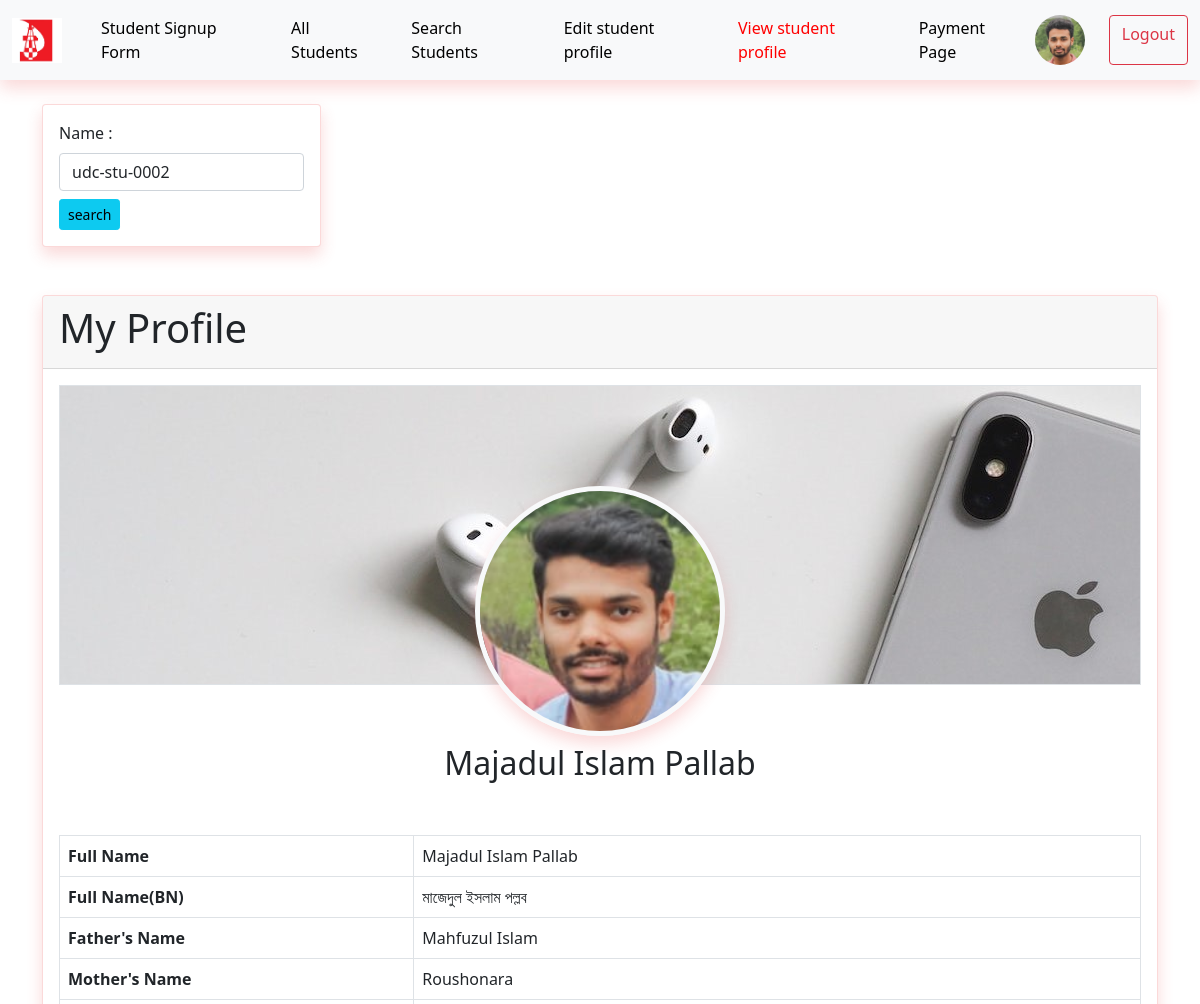
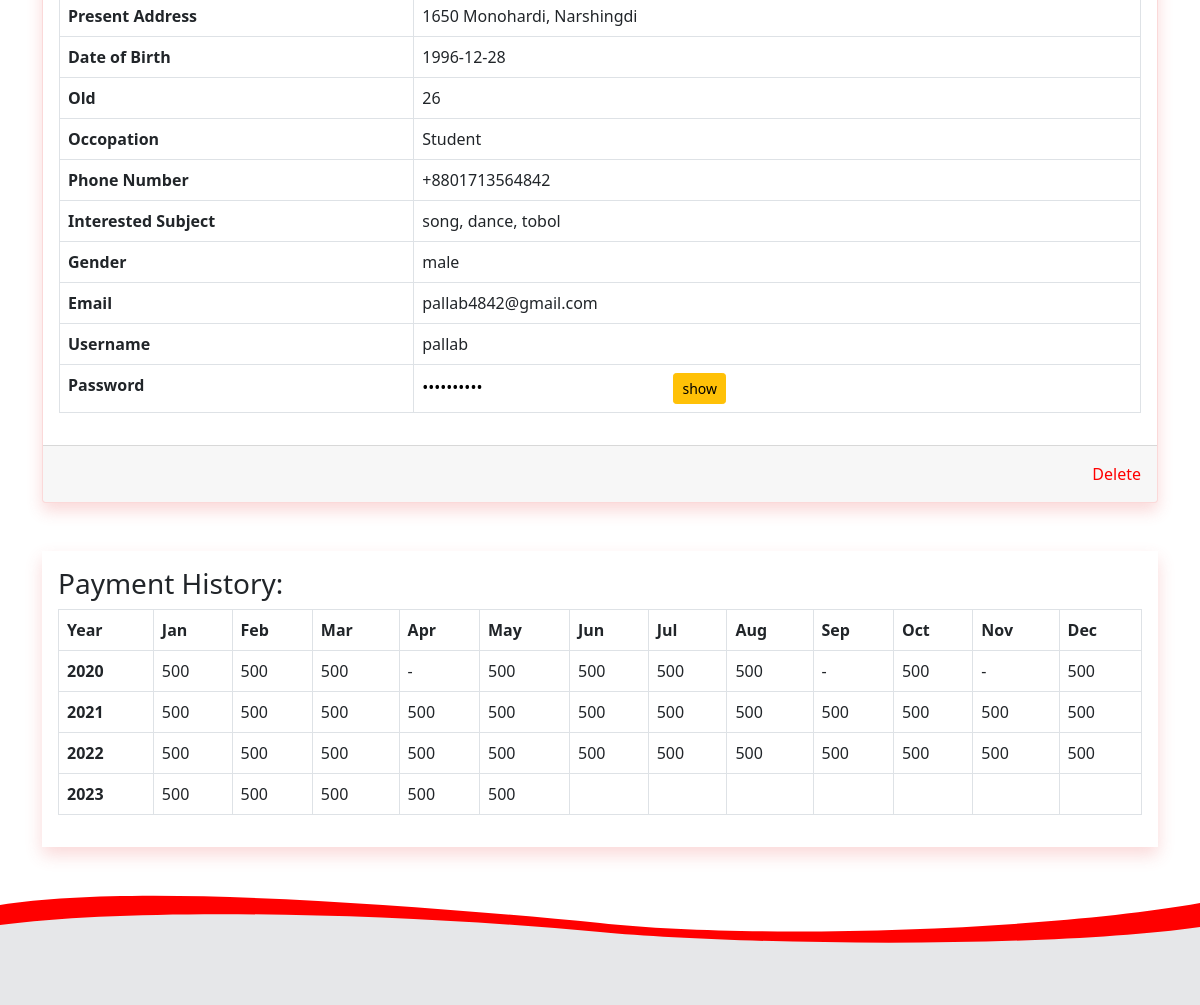
The app's page /pages/profile.php?view_id=udc-stu-0002 (signed in) with its own data (2 pictures, top to bottom).
### tables this page shows
CREATE TABLE `students` (
  `id` int(11) NOT NULL,
  `stu_id` varchar(12) DEFAULT 'udc-stu-',
  `full_name` varchar(225) NOT NULL,
  `full_name_bn` varchar(500) NOT NULL,
  `father_name` varchar(225) NOT NULL,
  `mother_name` varchar(225) NOT NULL,
  `present_address` varchar(555) NOT NULL,
  `date_of_birth` varchar(30) NOT NULL,
  `age` int(3) NOT NULL,
  `occupation` varchar(225) NOT NULL,
  `phone` varchar(20) NOT NULL,
  `interested_subject` varchar(50) NOT NULL,
  `gender` varchar(10) NOT NULL,
  `email` varchar(225) NOT NULL,
  `username` varchar(225) NOT NULL,
  `password` varchar(225) NOT NULL,
  `photo` varchar(225) NOT NULL,
  `status` tinyint(1) NOT NULL DEFAULT 1,
  `trash` tinyint(1) NOT NULL DEFAULT 0,
  `created_at` timestamp NOT NULL DEFAULT current_timestamp(),
  `updated_at` timestamp NULL DEFAULT NULL
);

### pages/profile.php (the view, shortened to what this page needs)
<?php
		include_once('../config.php');
		$ad_user_id = $_SESSION['ad_id'];
	  	$admin_sql = "SELECT * FROM administrator_users WHERE ad_id = '$ad_user_id'";
		  $admin_result = mysqli_query($connect, $admin_sql) or die('ad_select query not run');
		  $admin_row = mysqli_fetch_assoc($admin_result);
		$view_id = $_GET['view_id'] ?? $_GET['get_stu_id'] ?? "";
?>
<!DOCTYPE html>
<html lang="en">
<head>
  <link rel="stylesheet" href="https://cdn.jsdelivr.net/npm/bootstrap-icons@1.3.0/font/bootstrap-icons.css">
  <link href="../assects/css/bootstrap.min.css" rel="stylesheet">
    <link rel="stylesheet" href="../assects/css/style.css">
   <link rel="stylesheet" href="../assects/css/responsive.css">
</head>
<body>
  <nav class="navbar navbar-expand-lg navbar-danger bg-light shadow">
    <div class="container-fluid">
      <a class="navbar-brand" href="#"><img src="../assects/media/img/udichilogo.jpg" alt="udc logo" width="50" height="45"></a>
      <div class="collapse navbar-collapse" id="navbarSupportedContent">
        <ul class="navbar-nav me-auto mb-2 mb-lg-0">
          <li class="nav-item">
            <a class="nav-link" href="./signup.php">Student Signup Form</a>
          </li>
          <li class="nav-item">
            <a class="nav-link " href="./table.php">All Students</a>
          </li>
            <li class="nav-item">
            <a class="nav-link " href="./search.php">Search Students</a>
          </li>
          <li class="nav-item">
            <a class="nav-link" href="./edit.php">Edit student profile</a>
          </li>
          <li class="nav-item">
            <a class="nav-link live" href="./profile.php">View student profile</a>
          </li>
         <li class="nav-item">
            <a class="nav-link" href="./payment/payment-page.php">Payment Page</a>
          </li>
        </ul>
        <div class="d-flex">
            <a href="./ad_profile.php"><img class="rounded-circle border-warning" src="../assects/media/img/users/<?php echo $admin_row['ad_photo'];?>" alt="" width="50" height="50"></a>
            <a class="btn btn-outline-danger ms-4" href="./logout.php">Logout</a>
        </div>
      </div>
    </div>
  </nav>
		<?php
				$view_sql = "SELECT * FROM students WHERE stu_id = '$view_id'";
				$view_result = mysqli_query($connect, $view_sql) or die('view query not run');
				$view_row = mysqli_fetch_assoc($view_result);
		?>
	<div class="container">
		<div class="card shadow w-25 my-4">
			<div class="card-body">
				<form action="">
					<label for="stu-search" class="form-label">Name : </label>
					<input id="stu-search" class="form-control" type="text" name="get_stu_id" placeholder="Search by student id" value="<?php echo $view_id;?>">
					<button class="btn btn-sm btn-info mt-2" type="submit">search</button>
				</form>
			</div>
		</div>
	</div>
<?php
		if(mysqli_num_rows($view_result) > 0) :
?>
	<div class="container">
		<div class="card showTable my-5 shadow" style="display: block;">
			<div class="card-header">
				<h1>My Profile</h1>
			</div>
			<div class="card-body">
				<div class="profile-head bg-light border" style='background-image: url("../assects/media/img/users/userBG.jpg")'>
					<div class="user-pic">
						<div class="pic">
							<img width="250px" height="250px" class="profile-pic shadow border border-light border-5 rounded-circle" src="../assects/media/img/users/<?php echo $view_row['photo'];?>" alt="Dammy">
							<h2 class="text-center my-2"><?php echo $view_row['full_name'];?></h2>
						</div>
					</div>
				</div>
				<div class="user-info-table">
					<table class="table table-bordered">
					  <tbody>
					    <tr>
					      	<th scope="row">Full Name</th>
					      	<td><?php echo $view_row['full_name'];?></td>
					    </tr>
					    <tr>
					      	<th scope="row">Full Name(BN)</th>
					      	<td><?php echo $view_row['full_name_bn'];?></td>
					    </tr>
					    <tr>
					      	<th scope="row">Father's Name</th>
					      	<td><?php echo $view_row['father_name'];?></td>
					    </tr>
					    <tr>
					      	<th scope="row">Mother's Name</th>
					      	<td colspan="2"><?php echo $view_row['mother_name'];?></td>
					    </tr>
						<tr>
							<th scope="row">Present Address</th>
							<td><?php echo $view_row['present_address'];?></td>
						</tr>
						<tr>
							<th scope="row">Date of Birth</th>
							<td><?php echo $view_row['date_of_birth'];?></td>
						</tr>
						<tr>
							<th scope="row">Old</th>
							<td><?php echo $view_row['age'];?></td>
						</tr>
						<tr>
							<th scope="row">Occopation</th>
							<td><?php echo $view_row['occupation'];?></td>
						</tr>
						<tr>
							<th scope="row">Phone Number</th>
							<td><?php echo $view_row['phone'];?></td>
						</tr>
						<tr>
							<th scope="row">Interested Subject</th>
							<td><?php echo $view_row['interested_subject'];?></td>
						</tr>
						<tr>
							<th scope="row">Gender</th>
							<td><?php echo $view_row['gender'];?></td>
						</tr>
						<tr>
							<th scope="row">Email</th>
							<td><?php echo $view_row['email'];?></td>
						</tr>
						<tr>
							<th scope="row">Username</th>
							<td><?php echo $view_row['username'];?></td>
						</tr>
						<tr>
							<th scope="row">Password</th>
							<td>
								<input style="outline:none;border: none;" id="pass" type="password" readonly value="<?php echo $view_row['password'];?>">
								<span id="btn" onclick="passHideShow()" class="btn btn-warning btn-sm mx-3">show</span>
							</td>
						</tr>
					  </tbody>
					</table>
				</div>
			</div>
			<div class="card-footer py-3">
				<div class="text-end">
				    <a href="#" class="delete_btn" data-id="<?php echo $view_row['id'];?>">Delete</a>
				</div>
			</div>
		</div>
	</div>
	<div class="container">
		<div class="shadow px-3 py-3 my-5">
			<h3>Payment History:</h3>
			<table class="table table-bordered ">
			  <thead>
			    <tr>
			      <th scope="col">Year</th>
			      <th scope="col">Jan</th>
			      <th scope="col">Feb</th>
			      <th scope="col">Mar</th>
			      <th scope="col">Apr</th>
			      <th scope="col">May</th>
			      <th scope="col">Jun</th>
			      <th scope="col">Jul</th>
			      <th scope="col">Aug</th>
			      <th scope="col">Sep</th>
			      <th scope="col">Oct</th>
			      <th scope="col">Nov</th>
			      <th scope="col">Dec</th>
			    </tr>
			  </thead>
			  <tbody>
			    <tr>
			      <th scope="row">2020</th>
			      <td>500</td>
			      <td>500</td>
			      <td>500</td>
			      <td>-</td>
			      <td>500</td>
			      <td>500</td>
			      <td>500</td>
			      <td>500</td>
			      <td>-</td>
			      <td>500</td>
			      <td>-</td>
			      <td>500</td>
			    </tr>
			    <tr>
			      <th scope="row">2021</th>
			      <td>500</td>
			      <td>500</td>
			      <td>500</td>
			      <td>500</td>
			      <td>500</td>
			      <td>500</td>
			      <td>500</td>
			      <td>500</td>
			      <td>500</td>
			      <td>500</td>
			      <td>500</td>
			      <td>500</td>
			    </tr>
			    <tr>
			      <th scope="row">2022</th>
			      <td>500</td>
			      <td>500</td>
			      <td>500</td>
			      <td>500</td>
			      <td>500</td>
			      <td>500</td>
			      <td>500</td>
			      <td>500</td>
			      <td>500</td>
			      <td>500</td>
			      <td>500</td>
			      <td>500</td>
			    </tr>
			    <tr>
			      <th scope="row">2023</th>
			      <td>500</td>
			      <td>500</td>
			      <td>500</td>
			      <td>500</td>
			      <td>500</td>
			      <td></td>
			      <td></td>
			      <td></td>
			      <td></td>
			      <td></td>
			      <td></td>
			      <td></td>
			    </tr>
			  </tbody>
			</table>
		</div>
	</div>
		<?php
			else :
				echo "<h3 class='text-center py-5'> Result not found! </h3> ";
		endif;
		?>
	<footer>
	  <svg viewBox="0 -20 700 110" width="100%" height="110" preserveAspectRatio="none">
	    <path transform="translate(0, -20)" d="M0,10 c80,-22 240,0 350,18 c90,17 260,7.5 350,-20 v50 h-700" fill="red" />
	    <path d="M0,10 c80,-18 230,-12 350,7 c80,13 260,17 350,-5 v100 h-700z" fill="#E6E7E9" />
	  </svg>
	</footer>
</body>
</html>

### assects/css/style.css (style rules this page uses)
* { margin: 0; padding: 0; box-sizing: border-box; }
.shadow { box-shadow: 0 .5rem 1rem rgba(232, 67, 67, 0.2)!important; }
.card { position: relative; display: flex; flex-direction: column; min-width: 0; word-wrap: break-word; background-color: #fff; background-clip: border-box; border: 1px solid rgba(232, 67, 67, 0.2); border-radius: .25rem; }
.profile-head { width: 100%; height: 300px; }
.profile-pic { margin-top: 100px; }
.user-info-table { margin-top: 150px; }
.pic img { display: block; margin: 100px auto 0 auto; }
.navbar-danger .navbar-nav .nav-link { color: black; font-size: 16px; }
.live, .navbar-danger .navbar-nav .nav-link:focus, .navbar-danger .navbar-nav .nav-link:hover { color: red !important; }
.navbar-danger .navbar-nav .nav-item { margin-left: 15px; }
a { color:red; text-decoration:none; }

### records on screen
students: photo (picture), full_name "Majadul Islam Pallab", full_name_bn "মাজেদুল ইসলাম পল্লব", father_name "Mahfuzul Islam", mother_name "Roushonara", present_address "1650 Monohardi, Narshingdi", date_of_birth "1996-12-28", age "26", occupation "Student", phone "+8801713564842", interested_subject "song, dance, tobol", gender "male", email "pallab4842@gmail.com", username "pallab"
